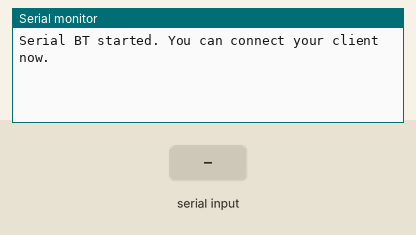
Simulated run of this program. Board: ESP32. Parts: the last lines printed to the serial monitor. The test bench sets the inputs (shaded band). No radio packets arrive unless stated; nothing arrives over Bluetooth unless stated.

Above: at 1.2 s.
1.3 s: "lora on\n" received over the second serial link
At 2.5 s:
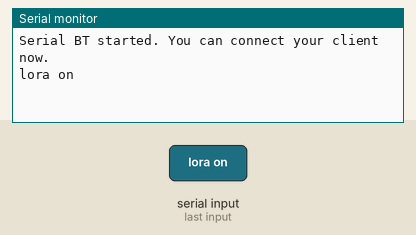
2.8 s: "lora off\n" received over the second serial link
At 3.7 s:
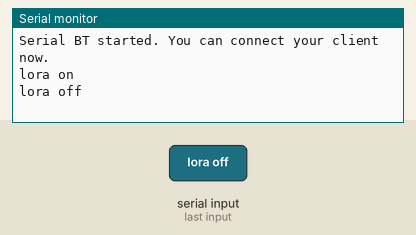
4.3 s: "1\n" received over the second serial link
At 4.9 s:
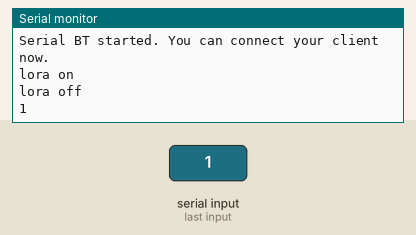

Measured:
- after the input at 1.3 s, the serial monitor: prints a new line at once (image 1)
- after the input at 2.8 s, the serial monitor: prints a new line at once (image 2)
- after the input at 4.3 s, the serial monitor: prints a new line at once (image 3)

The program:

main.cpp
```cpp
//
// Template for Arduino Projects
//

#include <Arduino.h>
#include "PinsTTGO.h"
#include "BluetoothSerial.h"
#include "LoRa.h"

//433000000 for Asia
//866000000 for Europe
//915000000 for North America
#define LORA_BAND 866000000

BluetoothSerial SerialBT;

void onReceive(int packetSize) {

    if (packetSize) {

        //TODO: Crashing somewhere here !

        // received a packet
        if (SerialBT.available()) SerialBT.print("Received packet '");

        //read packet
        String LoRaData;
        while (LoRa.available()) {
            LoRaData = LoRa.readString();
            if(SerialBT.available()) SerialBT.print(LoRaData);
        }

        //print RSSI of packet
//        int rssi = LoRa.packetRssi();
//        float snr = LoRa.packetSnr();
//
//        // print RSSI of packet
//        if (SerialBT.available()) {
//            SerialBT.print("' with RSSI ");
//            SerialBT.println(rssi);
//            SerialBT.print(" and SNR ");
//            SerialBT.println(snr, 3);
//        }
    }
}

void receivePacket() {
    int packetSize = LoRa.parsePacket();
    onReceive(packetSize);
}

void initLoRa() {
    LoRa.setPins(TTGO_PIN_NSS, TTGO_PIN_RST, TTGO_PIN_DIO0); // set CS, reset, IRQ pin

    if (!LoRa.begin(LORA_BAND)) {         // initialize ratio at 915 MHz
        SerialBT.println("LoRa init failed. Check your connections.");
        while (true);                   // if failed, do nothing
    }

    // Sync Words will not receive each other's transmissions. This is one way you can filter out radios you want to ignore, without making an addressing scheme.
    //LoRa.setSyncWord(0xF3);           // ranges from 0-0xFF, default 0x34, see API docs

    // Spreading factor affects reliability of transmission at high rates, however, avoid a large spreading factor when you're sending continually.
    //LoRa.setSpreadingFactor(8);           // ranges from 6-12,default 7 see API docs
    LoRa.onReceive(onReceive);
    LoRa.receive();
    SerialBT.println("LoRa started.");
}

void setup() {
    Serial.begin(9600);
    SerialBT.begin("LoRaGate");
    Serial.println("Serial BT started. You can connect your client now.");
}

String message = "";


void parseAndHandleBT() {
    if (SerialBT.available()){
        char incomingChar = SerialBT.read();
        if (incomingChar != '\n'){
            message += String(incomingChar);
        }
        else{
            message = "";
        }
        Serial.write(incomingChar);
    }

    if(message.equalsIgnoreCase("lora on")) {
        initLoRa();
    }
    else if(message.equalsIgnoreCase("lora off")) {
        LoRa.end();
    }

}

void loop() {
    receivePacket();
    parseAndHandleBT();
}
```

PinsTTGO.h
```cpp
//
// Created by Roman on 30.11.2019.
//

#ifndef TTGO_LORA_ESP32_SX1276_LORA_PINSTTGO_H
#define TTGO_LORA_ESP32_SX1276_LORA_PINSTTGO_H

#define TTGO_SPI_HOST      HSPI_HOST
#define TTGO_SPI_DMA_CHAN  1
#define TTGO_PIN_SPI_SCLK  5
#define TTGO_PIN_SPI_MOSI  27
#define TTGO_PIN_SPI_MISO  19
#define TTGO_PIN_NSS       18
#define TTGO_PIN_RXTX      TTGO_NOT_CONNECTED
#define TTGO_PIN_RST       14
#define TTGO_PIN_DIO0      26
#define TTGO_PIN_DIO1      33

#endif //TTGO_LORA_ESP32_SX1276_LORA_PINSTTGO_H
```
